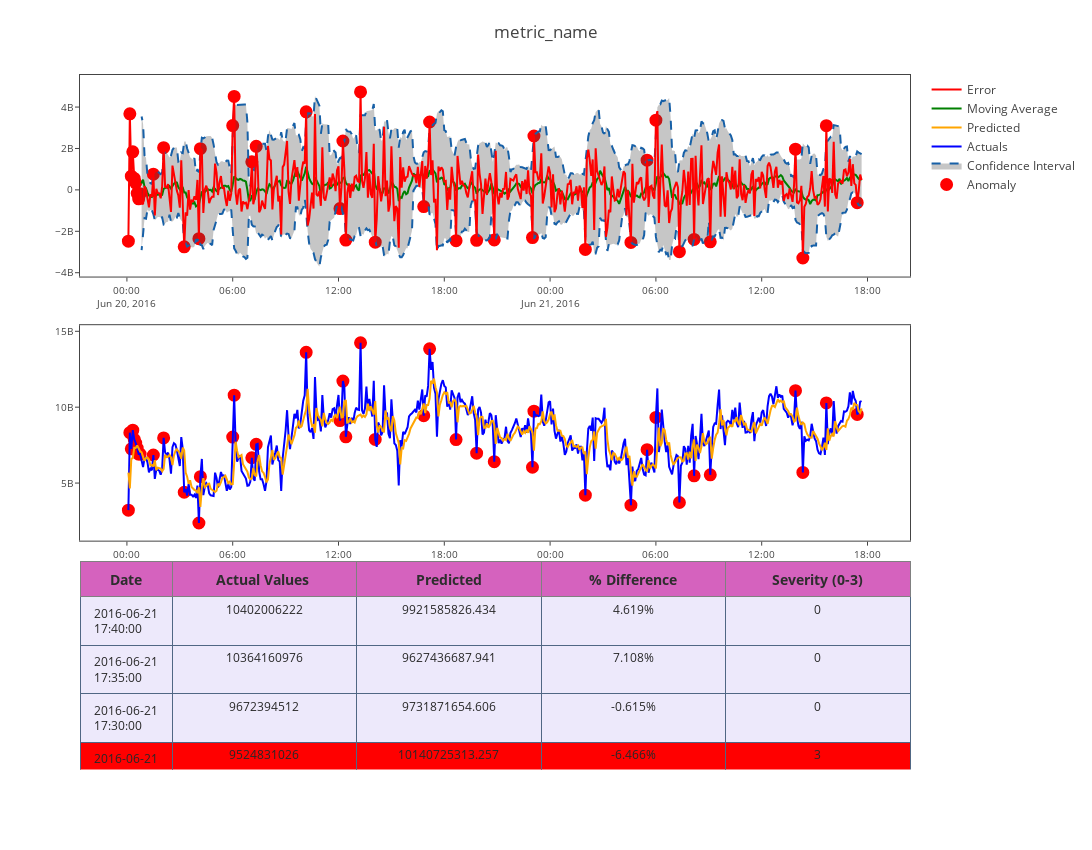

Source (notebook cell):
### Code cell
classify_df=detect_classify_anomalies(predicted_df,10)
classify_df.reset_index(inplace=True)
del classify_df['index']
plot_anomaly(classify_df,"metric_name")

### Figure 1 — Plotly figure (JSON) as saved in the notebook; plotly's stock layout.template omitted (floating-point values rounded to 4 significant figures; data arrays with more than 128 entries replaced by an {"elided": "..."} marker saying what was removed)
{"data": [{"cells": {"align": ["center", "center", "center", "center", "center"], "fill": {"color": {"elided": "1x500 str values"}}, "font": {"color": ["rgb(40, 40, 40)", "rgb(40, 40, 40)", "rgb(40, 40, 40)", "rgb(40, 40, 40)", "rgb(40, 40, 40)"], "size": 12}, "height": 27, "line": {"color": "#506784"}, "suffix": [null, "", "", "%", ""], "values": {"elided": "5x500 mixed values"}}, "columnwidth": [1, 2], "domain": {"x": [0, 1], "y": [0, 0.3]}, "header": {"fill": {"color": "#d562be"}, "font": {"color": ["rgb(45, 45, 45)", "rgb(45, 45, 45)", "rgb(45, 45, 45)", "rgb(45, 45, 45)", "rgb(45, 45, 45)"], "size": 14}, "height": 20, "values": [["<b>Date</b>"], ["<b>Actual Values </b>"], ["<b>Predicted</b>"], ["<b>% Difference</b>"], ["<b>Severity (0-3)</b>"]]}, "type": "table"}, {"marker": {"color": "red", "line": {"color": "red", "width": 2}, "size": 11}, "mode": "markers", "name": "Anomaly", "type": "scatter", "x": {"elided": "500 str values"}, "xaxis": "x1", "y": {"elided": "500 float values"}, "yaxis": "y1"}, {"marker": {"color": "red", "line": {"color": "red", "width": 2}, "size": 11}, "mode": "markers", "name": "anomaly actual", "showlegend": false, "type": "scatter", "x": {"elided": "500 str values"}, "xaxis": "x2", "y": {"elided": "500 float values"}, "yaxis": "y2"}, {"fill": "tonexty", "fillcolor": "rgba(68, 68, 68, 0.3)", "hoverinfo": "skip", "line": {"color": "rgb(23, 96, 167)", "dash": "dash", "width": 2}, "marker": {"color": "#444"}, "showlegend": false, "type": "scatter", "x": {"elided": "500 str values"}, "xaxis": "x1", "y": {"elided": "500 float values"}, "yaxis": "y1"}, {"fill": "tonexty", "fillcolor": "rgba(68, 68, 68, 0.3)", "line": {"color": "rgb(23, 96, 167)", "dash": "dash", "width": 2}, "marker": {"color": "#444"}, "name": "Confidence Interval", "type": "scatter", "x": {"elided": "500 str values"}, "xaxis": "x1", "y": {"elided": "500 float values"}, "yaxis": "y1"}, {"marker": {"color": "blue", "line": {"width": 1}, "size": 12}, "mode": "line", "name": "Actuals", "type": "scatter", "x": {"elided": "500 str values"}, "xaxis": "x2", "y": {"elided": "500 float values"}, "yaxis": "y2"}, {"marker": {"color": "orange", "line": {"width": 1}, "size": 12}, "mode": "line", "name": "Predicted", "type": "scatter", "x": {"elided": "500 str values"}, "xaxis": "x2", "y": {"elided": "500 float values"}, "yaxis": "y2"}, {"marker": {"color": "green", "line": {"width": 1}, "size": 12}, "mode": "line", "name": "Moving Average", "text": "Moving average", "type": "scatter", "x": {"elided": "500 str values"}, "xaxis": "x1", "y": {"elided": "500 float values"}, "yaxis": "y1"}, {"marker": {"color": "red", "line": {"width": 1}, "size": 12}, "mode": "line", "name": "Error", "text": "Error", "type": "scatter", "x": {"elided": "500 str values"}, "xaxis": "x1", "y": {"elided": "500 float values"}, "yaxis": "y1"}], "layout": {"autosize": false, "height": 850, "margin": {"t": 75}, "showlegend": true, "title": "metric_name", "width": 2000, "xaxis1": {"anchor": "y1", "domain": [0, 1], "gridcolor": "#ffffff", "mirror": true, "showgrid": true, "showline": true, "showticklabels": true, "tickfont": {"size": 10}, "ticklen": 4, "zeroline": false}, "xaxis2": {"anchor": "y2", "domain": [0, 1], "gridcolor": "#ffffff", "mirror": true, "showgrid": true, "showline": true, "showticklabels": true, "tickfont": {"size": 10}, "ticklen": 4, "zeroline": false}, "yaxis1": {"anchor": "x1", "domain": [0.71, 1], "gridcolor": "#ffffff", "hoverformat": ".2f", "mirror": true, "showgrid": true, "showline": true, "tickfont": {"size": 10}, "ticklen": 4, "zeroline": false}, "yaxis2": {"anchor": "x2", "domain": [0.33, 0.64], "gridcolor": "#ffffff", "hoverformat": ".2f", "mirror": true, "showgrid": true, "showline": true, "tickfont": {"size": 10}, "ticklen": 4, "zeroline": false}}}
